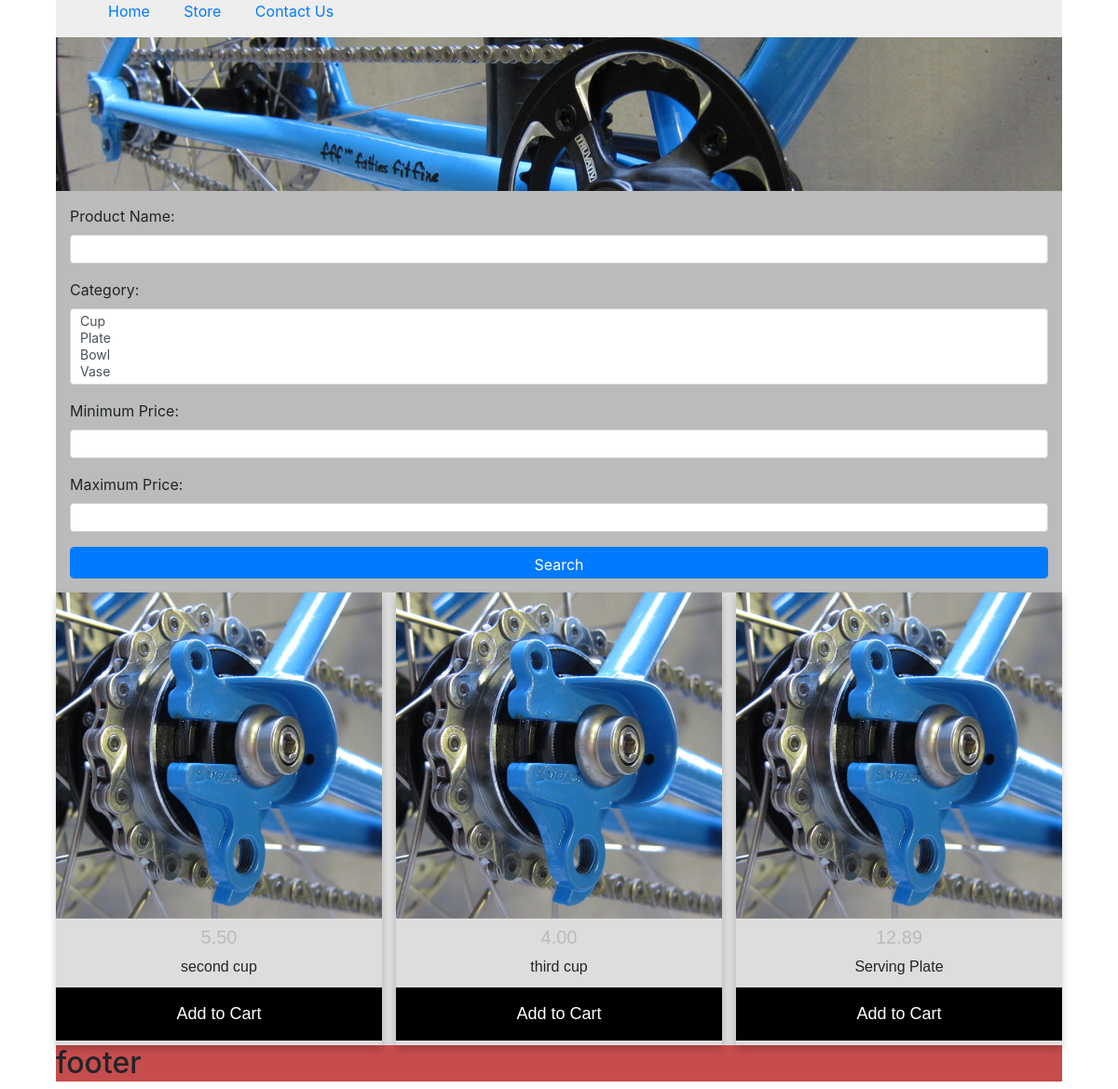
The page / on the database its author committed.
### store/models.py (models this page shows, shortened)
class Product(models.Model):
    CATEGORY = (
        ('Cup', 'Cup'),
        ('Plate', 'Plate'),
        ('Bowl', 'Bowl'),
        ('Vase', 'Vase')
    )
    name = models.CharField(max_length=50, null=True)
    category = models.CharField(max_length=50, null=True, choices=CATEGORY)
    price = models.DecimalField(max_digits=8, decimal_places=2, null=True)
    description = models.TextField(max_length=100, null=True, blank=True)
    date = models.DateField(auto_now_add=True, null=True)
    tags = models.ManyToManyField(Tag)

### store/views.py (the view)
# urls.py: path('', views.ProductsView, name='storehome'),
def ProductsView(request):
    products = Product.objects.all()
    myFilter = ProductFilter(request.GET, queryset=products)
    products = myFilter.qs
    context = {
        'myFilter': myFilter,
        'products': products
    }
    return render(request, 'store/store.html', context)

### store/templates/store/store.html (shortened to what this page needs)
{% extends 'index.html' %} {% load static %} {% block content %}
<div id="page">
  <header>
    <nav>
      <ul id="nav-links">
        <li class="nav-link"><a href="">Home</a></li>
        <li class="nav-link"><a href="">Store</a></li>
        <li class="nav-link"><a href="">Contact Us</a></li>
      </ul>
    </nav>
    <img src="{% static 'store/images/header_banner.jpg' %}" alt="" />
  </header>
  <div id="container">
    <div id="content">
      {% for product in products %}
      <div class="product-tile">
        <a href="{% url 'product' product.id %}">
          <img src="{% static 'store/images/rear-dropout.jpg' %}" alt="" />
        </a>
        <p class="price">{{ product.price }}</p>
        <p>
          {{ product.description }}
        </p>
        <button class="add-cart-button">Add to Cart</button>
      </div>
      {% endfor %}
    </div>
    <div id="side-bar">
      <form method="get">
          {{myFilter.form.as_p}}
        <button class="btn btn-primary form-control form-control-sm" type="submit">Search</button>
      </form>
    </div>
  </div>
  <footer>
    <h2>footer</h2>
  </footer>
</div>
{% endblock %}

### store/static/store/style/index.css (style rules this page uses)
* { margin: 0; box-sizing: border-box; }
img { width: 100%; }
#page { width: 90%; background-color: #eee; margin: 0 auto; }
#nav-links li { display: inline; }
footer { background-color: #c74c4c; }

### store/static/store/style/container.css (style rules this page uses)
#container { display: flex; flex-flow: row wrap-reverse; justify-content: space-between; }
#content { width: 75%; height: auto; background-color: #ddd; display: grid; grid-template-columns: repeat(auto-fill, minmax(300px, 1fr)); grid-gap: 15px; }
.product-tile { box-shadow: 0 4px 8px 0 rgba(0, 0, 0, 0.2); text-align: center; font-family: Arial, Helvetica, sans-serif; }
.product-tile > * { margin: 5px 0; }
.price { color: #bbb; font-size: 20px; }
.add-cart-button { width: 100%; padding: 15px; outline: 0; border: none; color: white; background-color: #000; text-align: center; cursor: pointer; font-size: 18px; }
#side-bar { min-width: 23%; padding: 15px; height: auto; background-color: #bbb; }
#side-bar form { max-width: 100%; }
@media (max-width: 1200px) { #container > * { width: 100%; } }

### rows shown on the page
Product: price "5.50", description "second cup"
Product: price "4.00", description "third cup"
Product: price "12.89", description "Serving Plate"
